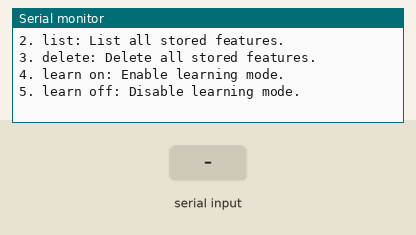
Simulated run of this sketch. Board: Arduino Uno, built with avr-gcc and run on an emulated ATmega328P. Parts: the last lines printed to the serial monitor. The test bench sets the inputs (shaded band). Storage starts empty.

Above: at 1.2 s.
1.3 s: "sample,1\n" received over Serial
At 2.2 s:
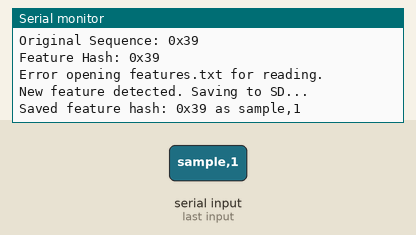
2.8 s: "sample,150\n" received over Serial
At 4.0 s:
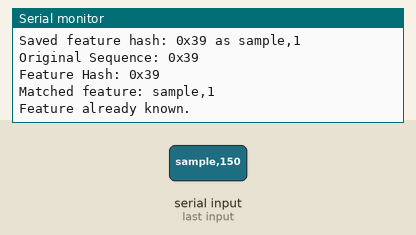
4.3 s: "list,1\n" received over Serial
At 4.9 s:
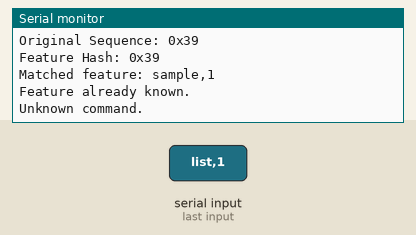
5.8 s: "list\n" received over Serial
At 6.4 s:
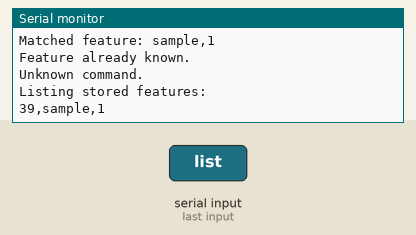
7.3 s: "delete\n" received over Serial
At 8.5 s:
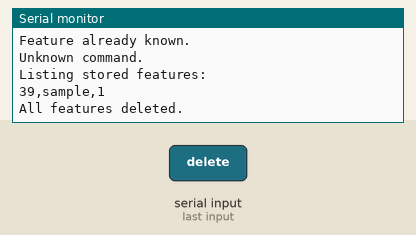
8.8 s: "sample\n" received over Serial
At 10.3 s:
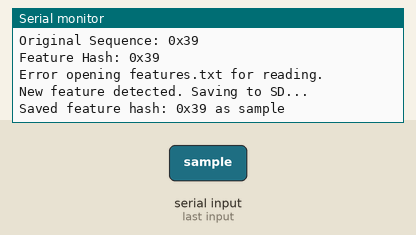

The sketch:

feature_detector.ino
```cpp
#include <Arduino.h>
#include <SD.h>
#include <SPI.h>

class LFSR {
  private:
    uint32_t state;
    uint32_t taps;
    uint8_t length;

  public:
    LFSR(uint32_t init_state, uint32_t tap_polynomial, uint8_t len) : state(init_state), taps(tap_polynomial), length(len) {}

    uint8_t next() {
      uint8_t lsb = state & 1;
      state >>= 1;
      if (lsb) {
        state ^= taps;
      }
      return state & 1;
    }

    uint32_t getState() {
      return state;
    }
};

// Polynomial derivative in GF(2)
uint32_t polyDerivativeGF2(uint32_t poly) {
  uint32_t derivative = 0;
  uint32_t mask = 2;
  while (poly >= mask) {
    if (poly & mask) {
      derivative ^= (mask >> 1);
    }
    mask <<= 1;
  }
  return derivative;
}

// Polynomial decomposition
void polynomialDecomposition(uint32_t poly, uint8_t fieldDegree) {
  Serial.println("Polynomial Decomposition:");
  for (uint8_t i = fieldDegree; i >= 1; i--) {
    uint32_t term = (poly & (1 << (i - 1))) ? (1 << (i - 1)) : 0;
    if (term) {
      Serial.print("x^");
      Serial.println(i - 1);
    }
  }
}

// Hashing
uint32_t featureHash(uint32_t sequence) {
  return sequence ^ (sequence >> 16);
}

// SD Card
const int chipSelect = 5;
File featureFile;
bool learningMode = true;  // Control for learning mode

void initSDCard() {
  if (!SD.begin(chipSelect)) {
    Serial.println("SD Card initialization failed!");
    return;
  }
  Serial.println("SD Card initialized.");
}

void saveFeatureToSD(uint32_t featureHash, const char* featureName) {
  featureFile = SD.open("features.txt", FILE_WRITE);
  if (featureFile) {
    featureFile.print(featureHash, HEX);
    featureFile.print(",");
    featureFile.println(featureName);
    featureFile.close();
    Serial.print("Saved feature hash: 0x");
    Serial.print(featureHash, HEX);
    Serial.print(" as ");
    Serial.println(featureName);
  } else {
    Serial.println("Error opening features.txt for writing.");
  }
}

bool matchFeatureFromSD(uint32_t featureHash) {
  featureFile = SD.open("features.txt", FILE_READ);
  if (featureFile) {
    while (featureFile.available()) {
      String line = featureFile.readStringUntil('\n');
      int separatorIndex = line.indexOf(',');
      String storedHashStr = line.substring(0, separatorIndex);
      uint32_t storedHash = (uint32_t)strtol(storedHashStr.c_str(), NULL, 16);

      if (storedHash == featureHash) {
        String storedName = line.substring(separatorIndex + 1);
        Serial.print("Matched feature: ");
        Serial.println(storedName);
        featureFile.close();
        return true;
      }
    }
    featureFile.close();
  } else {
    Serial.println("Error opening features.txt for reading.");
  }
  return false;
}

void listFeatures() {
  featureFile = SD.open("features.txt", FILE_READ);
  if (featureFile) {
    Serial.println("Listing stored features:");
    while (featureFile.available()) {
      String line = featureFile.readStringUntil('\n');
      Serial.println(line);
    }
    featureFile.close();
  } else {
    Serial.println("Error opening features.txt for reading.");
  }
}

void deleteAllFeatures() {
  if (SD.exists("features.txt")) {
    SD.remove("features.txt");
    Serial.println("All features deleted.");
  } else {
    Serial.println("No features to delete.");
  }
}

void analyzeSignal(LFSR &lfsr, int numSteps, const char* featureName) {
  uint32_t sequence = 0;
  for (int i = 0; i < numSteps; i++) {
    sequence = (sequence << 1) | lfsr.next();
  }

  uint32_t firstDerivative = polyDerivativeGF2(sequence);
  uint32_t secondDerivative = polyDerivativeGF2(firstDerivative);
  Serial.print("Original Sequence: 0x");
  Serial.println(sequence, HEX);

  uint32_t hash = featureHash(sequence);
  Serial.print("Feature Hash: 0x");
  Serial.println(hash, HEX);

  if (matchFeatureFromSD(hash)) {
    Serial.println("Feature already known.");
  } else {
    if (learningMode) {
      Serial.println("New feature detected. Saving to SD...");
      saveFeatureToSD(hash, featureName);
    } else {
      Serial.println("Unknown feature detected (Non-learning mode).");
    }
  }
}

// Command handling
void handleCommand(String command) {
  if (command.startsWith("sample")) {
    // Trigger feature detection
    String featureName = command.substring(command.indexOf(' ') + 1);
    LFSR lfsr(0x1, 0x6, 3);  // Example LFSR
    analyzeSignal(lfsr, 7, featureName.c_str());
  } else if (command == "list") {
    // List all stored features
    listFeatures();
  } else if (command == "delete") {
    // Delete all stored features
    deleteAllFeatures();
  } else if (command == "learn on") {
    // Switch to learning mode
    learningMode = true;
    Serial.println("Learning mode ON.");
  } else if (command == "learn off") {
    // Switch to non-learning mode
    learningMode = false;
    Serial.println("Learning mode OFF.");
  } else {
    Serial.println("Unknown command.");
  }
}

void setup() {
  Serial.begin(115200);
  initSDCard();

  Serial.println("Command options:");
  Serial.println("1. sample <name>: Trigger signal sampling and feature detection.");
  Serial.println("2. list: List all stored features.");
  Serial.println("3. delete: Delete all stored features.");
  Serial.println("4. learn on: Enable learning mode.");
  Serial.println("5. learn off: Disable learning mode.");
}

void loop() {
  if (Serial.available()) {
    String command = Serial.readStringUntil('\n');
    command.trim();
    handleCommand(command);
  }
}
```

Measured:
- after the input at 1.3 s, the serial monitor: prints a new line at once (image 1)
- after the input at 2.8 s, the serial monitor: prints a new line at once (image 2)
- after the input at 4.3 s, the serial monitor: prints a new line at once (image 3)
- after the input at 5.8 s, the serial monitor: prints a new line at once (image 4)
- after the input at 7.3 s, the serial monitor: prints a new line at once (image 5)
- after the input at 8.8 s, the serial monitor: prints a new line at once (image 6)
